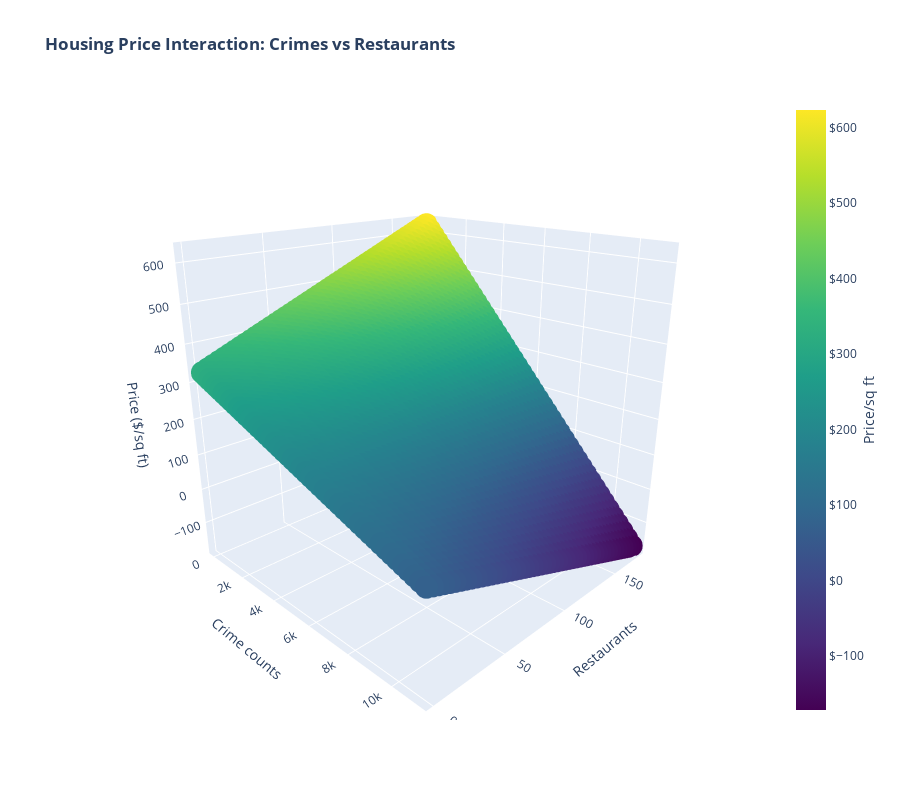

Notebook code for this chart:
### Markdown cell above
### 3D graph controlling for effect of other variables

### Code cell
# Create interaction term
house_df['crimes_restaurants'] = house_df['num_crimes'] * house_df['num_restaurants']

# Fit regression model
X = sm.add_constant(house_df[[
    'num_crimes', 'num_restaurants', 'num_hospitals', 'num_stores', 'num_schools',
    'avg_restaurant_price_level', 'avg_restaurant_rating', 'crimes_restaurants'
]])
y = house_df['price_per_sq_ft']
model = sm.OLS(y, X).fit()

# Generate prediction grid
crime_vals = np.linspace(house_df['num_crimes'].min(), house_df['num_crimes'].max(), 50)
restaurant_vals = np.linspace(house_df['num_restaurants'].min(), 
                            house_df['num_restaurants'].max(), 50)
crime_grid, restaurant_grid = np.meshgrid(crime_vals, restaurant_vals)

# Create grid DataFrame with mean values for other features
grid_df = pd.DataFrame({
    'num_crimes': crime_grid.ravel(),
    'num_restaurants': restaurant_grid.ravel(),
    'num_hospitals': house_df['num_hospitals'].mean(),
    'num_stores': house_df['num_stores'].mean(),
    'num_schools': house_df['num_schools'].mean(),
    'avg_restaurant_price_level': house_df['avg_restaurant_price_level'].mean(),
    'avg_restaurant_rating': house_df['avg_restaurant_rating'].mean(),
    'const': 1
})

# Add interaction term
grid_df['crimes_restaurants'] = grid_df['num_crimes'] * grid_df['num_restaurants']

# Ensure column order matches model
model_features = ['const'] + model.params.index.tolist()[1:]
grid_df = grid_df[model_features]

# Generate predictions
grid_df['price'] = model.predict(grid_df)

# Create interactive 3D plot
fig = px.scatter_3d(
    grid_df,
    x='num_crimes',
    y='num_restaurants',
    z='price',
    color='price',
    color_continuous_scale='Viridis',
    title='<b>Housing Price Interaction: Crimes vs Restaurants</b>',
    labels={
        'num_crimes': 'Crime counts',
        'num_restaurants': 'Restaurants',
        'price': 'Price ($/sq ft)'
    },
    height=800
)

# Ajudst visualization
fig.update_layout(
    scene=dict(
        camera=dict(eye=dict(x=1.5, y=-1.5, z=0.8)),
        xaxis_title_font=dict(size=14),
        yaxis_title_font=dict(size=14),
        zaxis_title_font=dict(size=14)
    ),
    coloraxis_colorbar=dict(
        title='Price/sq ft',
        title_side='right',
        tickprefix='$'
    )
)

# add hover information
fig.update_traces(
    hovertemplate=(
        "<b>Crimes:</b> %{x}<br>"
        "<b>Restaurants:</b> %{y}<br>"
        "<b>Predicted Price:</b> $%{z:.2f}"
    )
)

fig

### Figure 1 — Plotly figure (JSON) as saved in the notebook; plotly's stock layout.template omitted (floating-point values rounded to 4 significant figures; data arrays with more than 128 entries replaced by an {"elided": "..."} marker saying what was removed)
{"data": [{"hovertemplate": "<b>Crimes:</b> %{x}<br><b>Restaurants:</b> %{y}<br><b>Predicted Price:</b> $%{z:.2f}", "legendgroup": "", "marker": {"color": {"elided": "2500 float values"}, "coloraxis": "coloraxis", "symbol": "circle"}, "mode": "markers", "name": "", "scene": "scene", "showlegend": false, "type": "scatter3d", "x": {"elided": "2500 float values"}, "y": {"elided": "2500 float values"}, "z": {"elided": "2500 float values"}}], "layout": {"coloraxis": {"colorbar": {"tickprefix": "$", "title": {"side": "right", "text": "Price/sq ft"}}, "colorscale": [[0, "#440154"], [0.1111, "#482878"], [0.2222, "#3e4989"], [0.3333, "#31688e"], [0.4444, "#26828e"], [0.5556, "#1f9e89"], [0.6667, "#35b779"], [0.7778, "#6ece58"], [0.8889, "#b5de2b"], [1, "#fde725"]]}, "height": 800, "legend": {"tracegroupgap": 0}, "scene": {"camera": {"eye": {"x": 1.5, "y": -1.5, "z": 0.8}}, "domain": {"x": [0, 1], "y": [0, 1]}, "xaxis": {"title": {"font": {"size": 14}, "text": "Crime counts"}}, "yaxis": {"title": {"font": {"size": 14}, "text": "Restaurants"}}, "zaxis": {"title": {"font": {"size": 14}, "text": "Price ($/sq ft)"}}}, "title": {"text": "<b>Housing Price Interaction: Crimes vs Restaurants</b>"}}}
